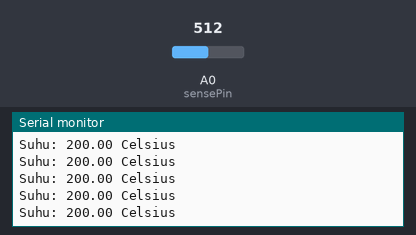
Recording of a sketch running on a simulated Arduino Uno, built with avr-gcc and run on an emulated ATmega328P. Parts: the last lines printed to the serial monitor. The inputs (shaded band) are chosen by the test bench; at power-on: A0 (sensePin) = 512.

Above: at 1.2 s.
1.3 s: A0 (sensePin) set to 325
At 2.0 s:
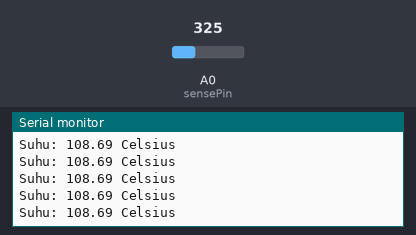
2.8 s: A0 (sensePin) set to 292
At 3.4 s:
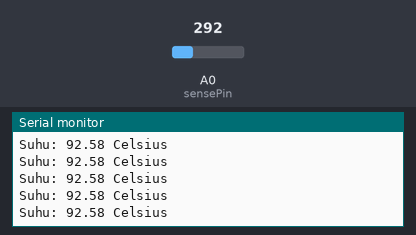
5.8 s: A0 (sensePin) set to 131
At 6.5 s:
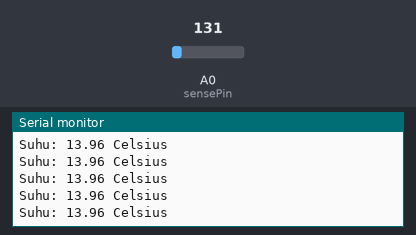
7.3 s: A0 (sensePin) set to 115
At 7.9 s:
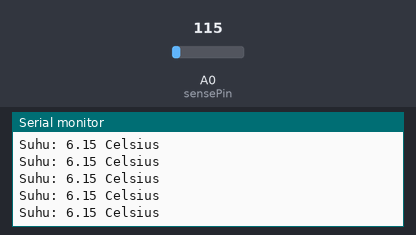
13.3 s: A0 (sensePin) set to 73
At 14.0 s:
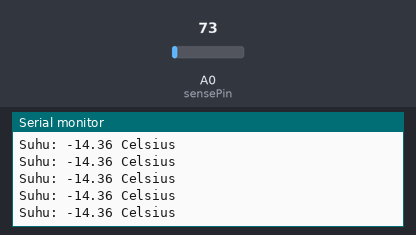
16.3 s: A0 (sensePin) set to 87
At 17.2 s:
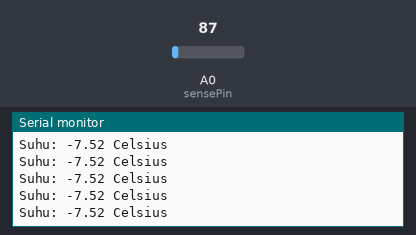
Timing chart, 0 to 19.3 s (numbered marks = the images above; inputs shaded):
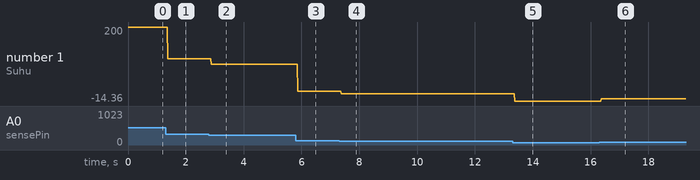

Measured:
- after the input at 1.3 s, the serial monitor: prints a new line after 0.07 s (image 1)
- after the input at 2.8 s, the serial monitor: prints a new line after 0.08 s (image 2)
- after the input at 5.8 s, the serial monitor: prints a new line after 0.08 s (image 3)
- after the input at 7.3 s, the serial monitor: prints a new line after 0.08 s (image 4)
- after the input at 13.3 s, the serial monitor: prints a new line after 0.07 s (image 5)
- after the input at 16.3 s, the serial monitor: prints a new line after 0.07 s (image 6)
- plotted number 1: 200 → 108.69 after the input at 1.3 s, 108.69 → 92.58 after the input at 2.8 s, 92.58 → 13.96 after the input at 5.8 s, 13.96 → 6.15 after the input at 7.3 s, 6.15 → -14.36 after the input at 13.3 s

The sketch:

11_16520396_02.ino
```cpp
int sensePin = A0;        // pin Arduino yang akan membaca output sensor
int sensorInput;          // variabel untuk simpan nilai output sensor
double temp;              // variabel untuk simpan nilai suhu (derajat Celsius)

void setup()
{
  Serial.begin(9600);     // memulai port serial
}

void loop()
{
  sensorInput = analogRead(sensePin);   // baca sensor analog
  temp = (double)sensorInput / 1024;    // hitung persentase dari pembacaan input
  temp = temp * 5;                      // dikali dengan 5V untuk mendapat nilai tegangan
  temp = temp - 0.5;                    // dikurangi dengan offset
  temp = temp * 100;                    // konversi menjadi derajat Ceclius

  Serial.print("Suhu: ");
  Serial.print(temp);
  Serial.println(" Celsius");
}
```
